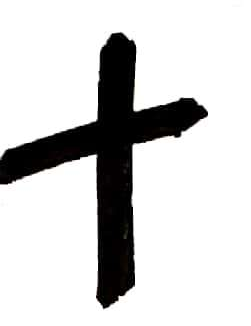
#> input picture Modelos/DataSetOperaciones/Entrenamiento/1.png, 251 x 326 px; its folder holds only this picture in this run
$ python Redimencionar.py
#> lines starting #> are read from the running program, lines starting #| are printed output that depends on the picture
import os
from PIL import Image
from pathlib import Path

# Obtener la ruta base del archivo actual
base_dir = Path(__file__).resolve().parent

# Ruta del directorio base que contiene las subcarpetas con las imágenes
directorio_base = base_dir / '../Modelos/DataSetOperaciones/'

# Tamaño deseado para las imágenes redimensionadas
nuevo_ancho = 28
nuevo_alto = 28

# Obtener la lista de subcarpetas en el directorio base
subcarpetas = [f for f in os.listdir(directorio_base) if os.path.isdir(directorio_base / f)]

# Iterar sobre cada subcarpeta
for subcarpeta in subcarpetas:
    ruta_subcarpeta = directorio_base / subcarpeta

    # Recorre todas las imágenes en la subcarpeta
    for nombre_archivo in os.listdir(ruta_subcarpeta):
        # Verifica si el archivo es una imagen (extensión común)
        if nombre_archivo.endswith((".jpg", ".jpeg", ".png")):
            ruta_imagen = ruta_subcarpeta / nombre_archivo

            # Abre la imagen utilizando Pillow
            imagen = Image.open(ruta_imagen)
#> imagen is the input picture: PIL image 251x326 RGB; mean R, G, B 209.5, 209.3, 209.2

            # Redimensiona la imagen
            imagen_redimensionada = imagen.resize((nuevo_ancho, nuevo_alto))
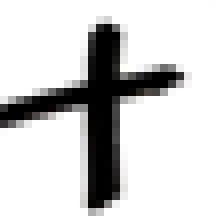
#> imagen_redimensionada: PIL image 28x28 RGB (shown 8 times larger); mean R, G, B 209.3, 209.2, 209.1

            # Guarda la imagen redimensionada (sobrescribe la imagen original)
            imagen_redimensionada.save(ruta_imagen)

    print(f"Imágenes redimensionadas en la carpeta: {subcarpeta}")
